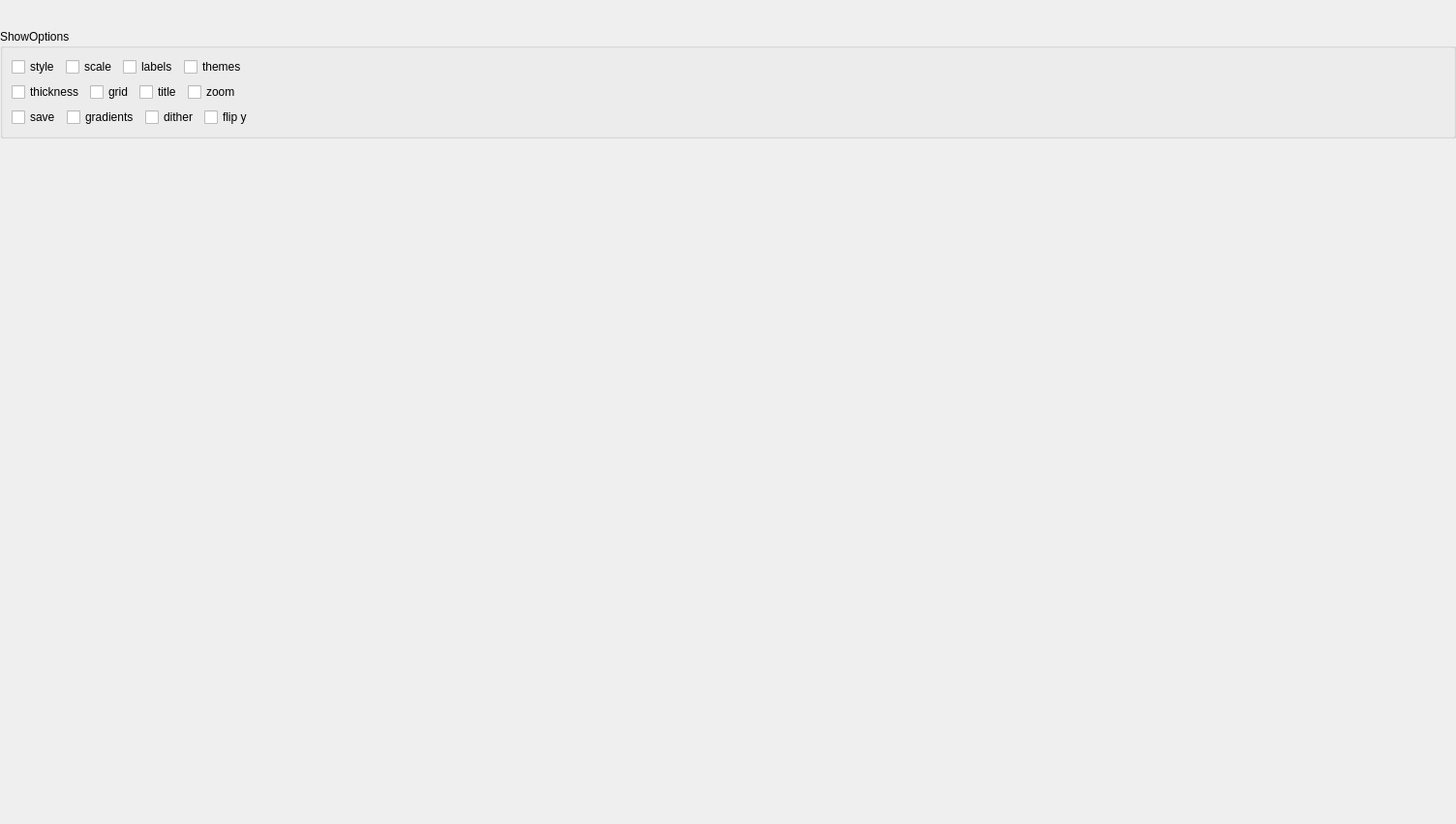
<?xml version="1.0" encoding="UTF-8"?>
<ui version="4.0">
 <class>TestPlot2D</class>
 <widget class="QWidget" name="TestPlot2D">
  <property name="geometry">
   <rect>
    <x>0</x>
    <y>0</y>
    <width>1504</width>
    <height>851</height>
   </rect>
  </property>
  <property name="windowTitle">
   <string>Energy Calibration</string>
  </property>
  <property name="windowIcon">
   <iconset>
    <normaloff>:/new/icons/qpx.xpm</normaloff>:/new/icons/qpx.xpm</iconset>
  </property>
  <layout class="QGridLayout" name="gridLayout">
   <property name="leftMargin">
    <number>0</number>
   </property>
   <property name="topMargin">
    <number>0</number>
   </property>
   <property name="rightMargin">
    <number>0</number>
   </property>
   <property name="bottomMargin">
    <number>0</number>
   </property>
   <property name="verticalSpacing">
    <number>6</number>
   </property>
   <item row="3" column="0">
    <widget class="QPlot::Plot2D" name="plot" native="true">
     <property name="sizePolicy">
      <sizepolicy hsizetype="Preferred" vsizetype="MinimumExpanding">
       <horstretch>0</horstretch>
       <verstretch>0</verstretch>
      </sizepolicy>
     </property>
    </widget>
   </item>
   <item row="1" column="0">
    <widget class="QLabel" name="labelTitle">
     <property name="font">
      <font>
       <pointsize>16</pointsize>
      </font>
     </property>
     <property name="text">
      <string/>
     </property>
     <property name="alignment">
      <set>Qt::AlignCenter</set>
     </property>
    </widget>
   </item>
   <item row="2" column="0">
    <widget class="QGroupBox" name="groupBox">
     <property name="sizePolicy">
      <sizepolicy hsizetype="Preferred" vsizetype="Maximum">
       <horstretch>0</horstretch>
       <verstretch>0</verstretch>
      </sizepolicy>
     </property>
     <property name="minimumSize">
      <size>
       <width>0</width>
       <height>0</height>
      </size>
     </property>
     <property name="title">
      <string>ShowOptions</string>
     </property>
     <layout class="QFormLayout" name="formLayout">
      <item row="0" column="0">
       <layout class="QHBoxLayout" name="horizontalLayout">
        <item>
         <widget class="QCheckBox" name="checkStyle">
          <property name="text">
           <string>style</string>
          </property>
         </widget>
        </item>
        <item>
         <widget class="QCheckBox" name="checkScale">
          <property name="text">
           <string>scale</string>
          </property>
         </widget>
        </item>
        <item>
         <widget class="QCheckBox" name="checkLabels">
          <property name="text">
           <string>labels</string>
          </property>
         </widget>
        </item>
        <item>
         <widget class="QCheckBox" name="checkThemes">
          <property name="text">
           <string>themes</string>
          </property>
         </widget>
        </item>
       </layout>
      </item>
      <item row="1" column="0">
       <layout class="QHBoxLayout" name="horizontalLayout_2">
        <item>
         <widget class="QCheckBox" name="checkThickness">
          <property name="text">
           <string>thickness</string>
          </property>
         </widget>
        </item>
        <item>
         <widget class="QCheckBox" name="checkGrid">
          <property name="text">
           <string>grid</string>
          </property>
         </widget>
        </item>
        <item>
         <widget class="QCheckBox" name="checkTitle">
          <property name="text">
           <string>title</string>
          </property>
         </widget>
        </item>
        <item>
         <widget class="QCheckBox" name="checkZoom">
          <property name="text">
           <string>zoom</string>
          </property>
         </widget>
        </item>
       </layout>
      </item>
      <item row="2" column="0">
       <layout class="QHBoxLayout" name="horizontalLayout_3">
        <item>
         <widget class="QCheckBox" name="checkSave">
          <property name="text">
           <string>save</string>
          </property>
         </widget>
        </item>
        <item>
         <widget class="QCheckBox" name="checkGradients">
          <property name="text">
           <string>gradients</string>
          </property>
         </widget>
        </item>
        <item>
         <widget class="QCheckBox" name="checkDither">
          <property name="text">
           <string>dither</string>
          </property>
         </widget>
        </item>
        <item>
         <widget class="QCheckBox" name="checkFlipY">
          <property name="text">
           <string>flip y</string>
          </property>
         </widget>
        </item>
       </layout>
      </item>
     </layout>
    </widget>
   </item>
  </layout>
 </widget>
 <customwidgets>
  <customwidget>
   <class>QPlot::Plot2D</class>
   <extends>QWidget</extends>
   <header>QPlot2D.h</header>
   <container>1</container>
  </customwidget>
 </customwidgets>
 <resources/>
 <connections/>
</ui>
